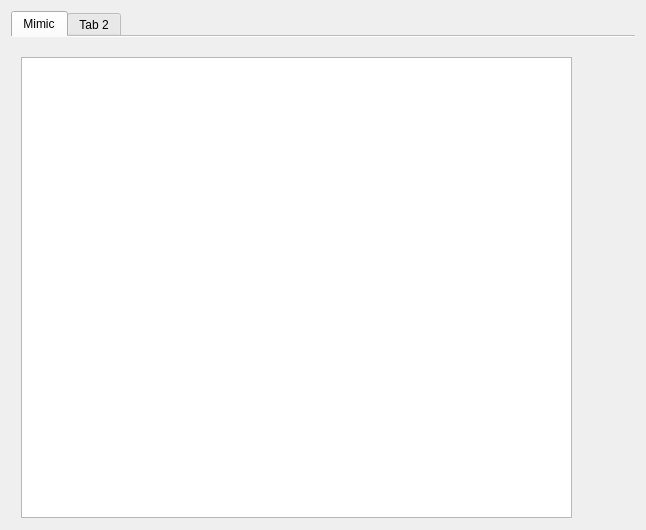
<?xml version="1.0" encoding="UTF-8"?>
<ui version="4.0">
 <class>dashForm</class>
 <widget class="QWidget" name="dashForm">
  <property name="geometry">
   <rect>
    <x>0</x>
    <y>0</y>
    <width>646</width>
    <height>530</height>
   </rect>
  </property>
  <property name="windowTitle">
   <string>Dash</string>
  </property>
  <layout class="QVBoxLayout" name="verticalLayout">
   <item>
    <widget class="QTabWidget" name="tabWidget">
     <property name="tabPosition">
      <enum>QTabWidget::North</enum>
     </property>
     <property name="tabShape">
      <enum>QTabWidget::Rounded</enum>
     </property>
     <property name="currentIndex">
      <number>0</number>
     </property>
     <property name="elideMode">
      <enum>Qt::ElideRight</enum>
     </property>
     <property name="usesScrollButtons">
      <bool>false</bool>
     </property>
     <property name="documentMode">
      <bool>true</bool>
     </property>
     <property name="tabsClosable">
      <bool>false</bool>
     </property>
     <property name="movable">
      <bool>true</bool>
     </property>
     <widget class="QWidget" name="tab1">
      <attribute name="title">
       <string>Mimic</string>
      </attribute>
      <widget class="QGraphicsView" name="gvw">
       <property name="geometry">
        <rect>
         <x>10</x>
         <y>20</y>
         <width>551</width>
         <height>461</height>
        </rect>
       </property>
      </widget>
     </widget>
     <widget class="QWidget" name="tab_2">
      <attribute name="title">
       <string>Tab 2</string>
      </attribute>
     </widget>
    </widget>
   </item>
  </layout>
 </widget>
 <resources/>
 <connections/>
</ui>
